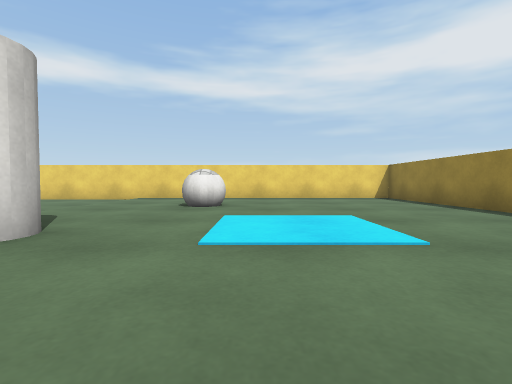
[1] (above)

18 first-person views from a walk through a scene from a Unity 3-D project. The camera is 0.59 m above the floor, tilts 2° down and sees 85° across. The floor is counted in squares, 1 m on a side. Each view is taken from the middle of a square. On the plan, view 1 faces up. The plan holds only what a view shows up to about 9 squares ahead; the rest is blank. The player character is not drawn. Surface patterns are stand-ins for the level's own textures.

[2]
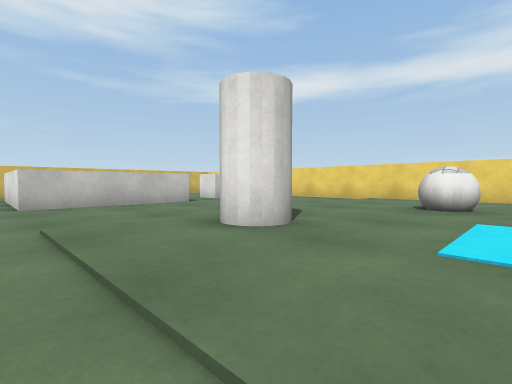

[3]
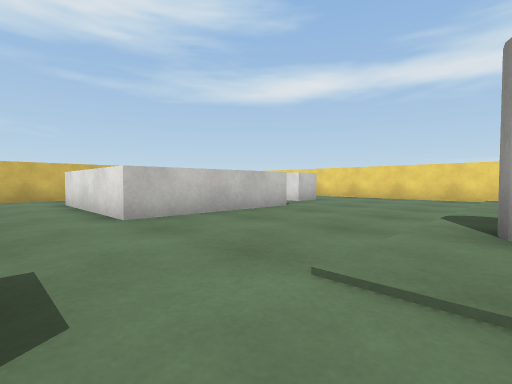

[4]
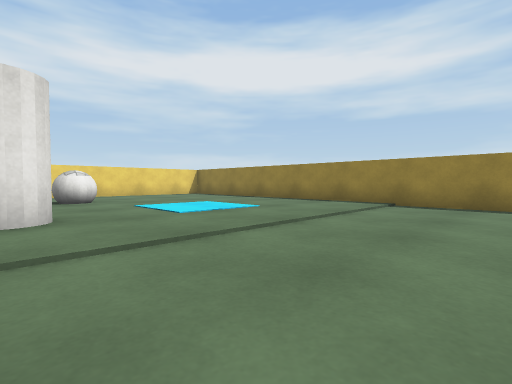

[5]
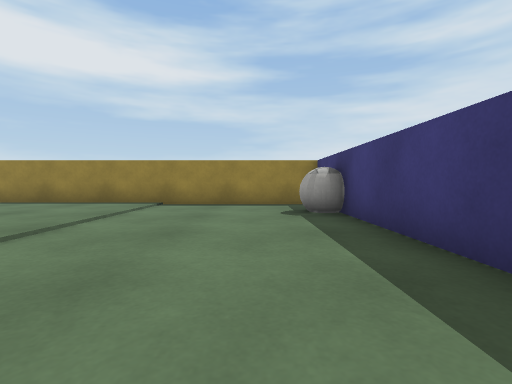

[6]
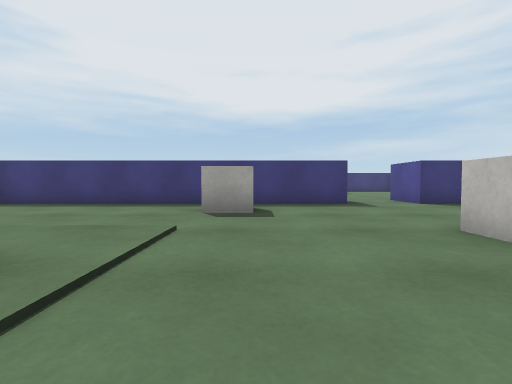

[7]
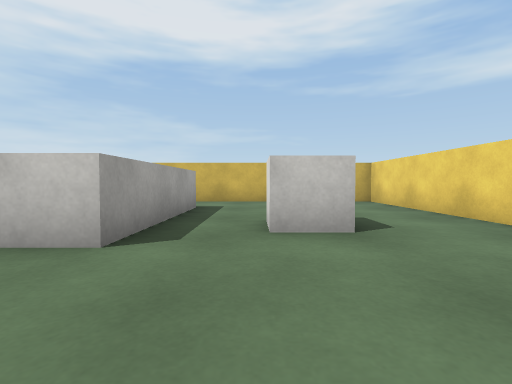

[8]
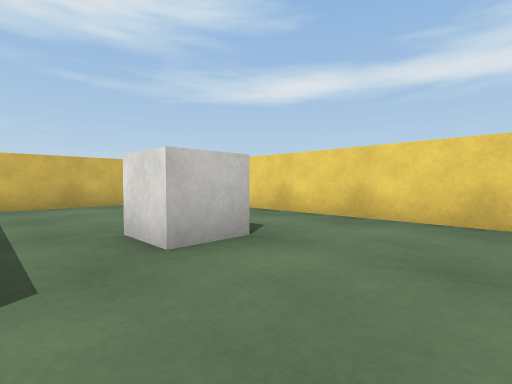

[9]
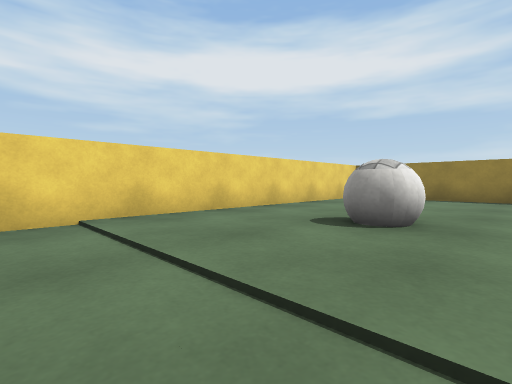

[10]
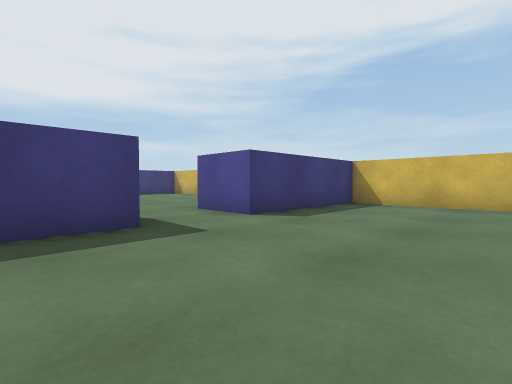

[11]
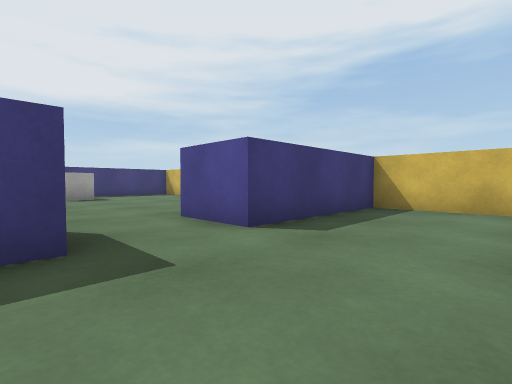

[12]
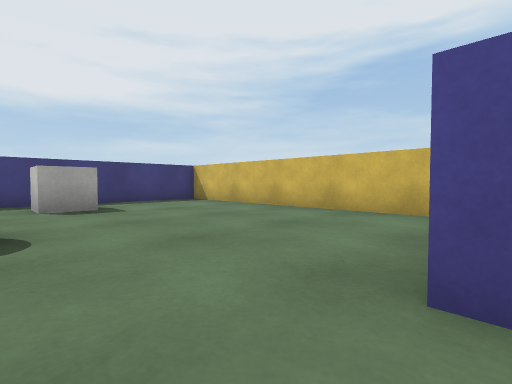

[13]
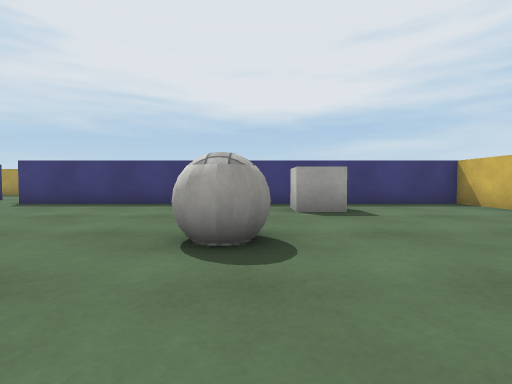

[14]
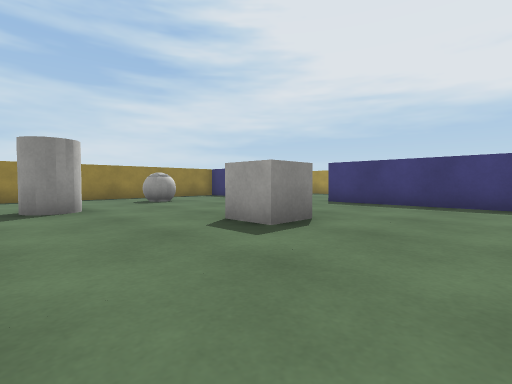

[15]
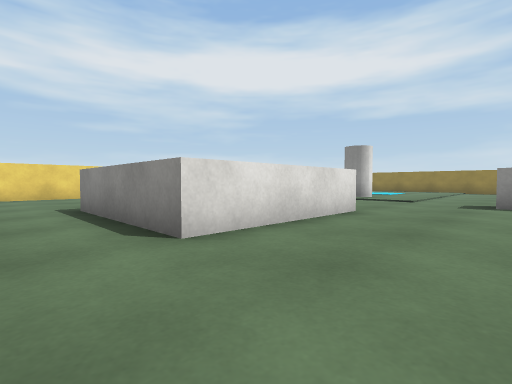

[16]
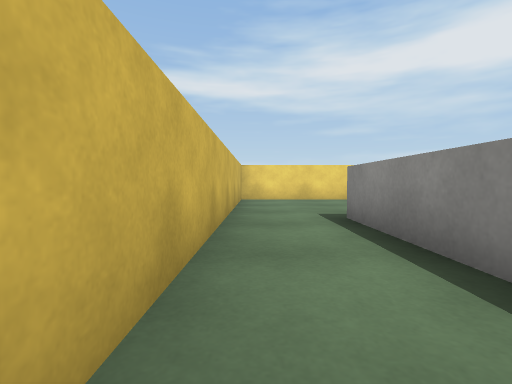

[17]
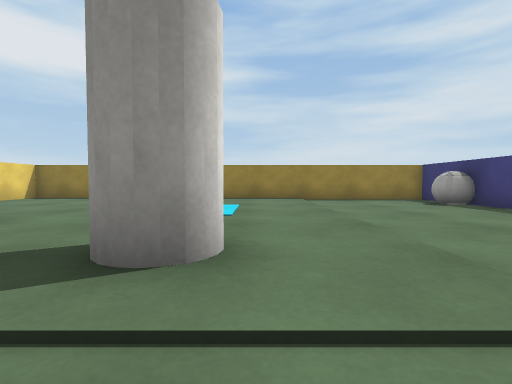

[18]
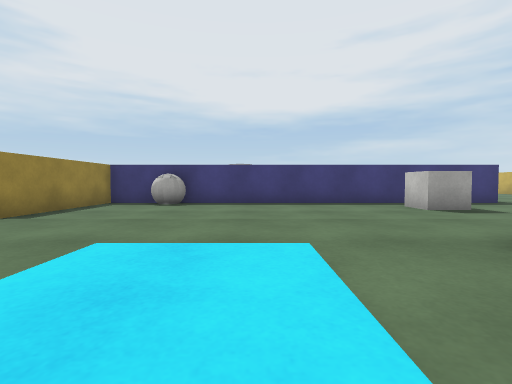

### Floor plan
Key: @ floor where view 1 was taken; # wall or solid block; . main floor; : floor 0.05 m higher than the main floor; ^ raised ledge; B ball; C cylinder; U cube.
Columns run from 14 left of view 1 to 5 right of it. Each row starts with its distance up from view 1.
 10 ####################
  9 #.........:::::::::#
  8 #.........:::::::::#
  7 #....U....:::B:::::#
  6 #....U....:::B:::::#
  5 #.........:::::::::#
  4 #..^^^^...::::  :::#
  3 #..^  ^...:C::  :::#
  2 #..^  ^...:::::::::#
  1 #..^^^^...:::::::::#
  0 #.............@....#
 -1 #..................#
 -2 #........UU........#
 -3 #...............BB.#
 -4 #####..#############
 -5 #   #..            #
 -6 #...... .......... #
 -7 #.............CC...#
 -8 #.................
 -9 #.....BB...U......
-10 #..........U ...BB
-11 #...........  ..
-12 #...UU. .....
-13 #...... ......
-14 #############.

Positions as (right, up) in squares from view 1, and headings:
1: (0, 0), facing up
2: (0, 0), facing up-left
3: (-3, -1), facing up-left
4: (-3, -2), facing up-right
5: (-3, -2), facing right
6: (-5, 4), facing down
7: (-5, 6), facing left
8: (-6, 5), facing up-left
9: (-5, 5), facing up-right
10: (-6, 0), facing down-left
11: (-7, -1), facing down-left
12: (-8, -5), facing down-left
13: (-8, -6), facing down
14: (-6, -6), facing down-right
15: (-13, -2), facing up-right
16: (-13, 0), facing up
17: (-5, 2), facing right
18: (0, 5), facing down
